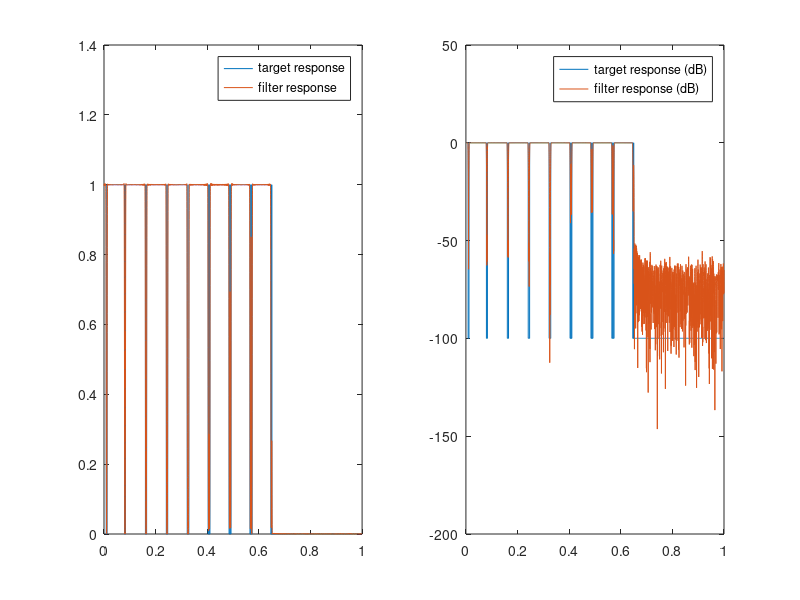

This chart was generated by the following MATLAB code:
pkg load signal;

fsample = 48000;
%fsample = 24000;

%notches = [15600/4,15600/2,15600];
cutoff = [15600,15600];
cutoff_norm = cutoff/(fsample/2);
%notches = load('notches');
%notches = notches.freqs;
notches = []
linepal = 312*49.86;
linentsc = 262*59.92;
for i=1:8
  notches(end+1) = i*linepal/8;
  notches(end+1) = i*linentsc/8;
end
notches(end+1) = linepal/64;
notches(end+1) = linentsc/64;
notches = notches(notches<cutoff(2));
notches_norm = notches/(fsample/2);

steps = 10000;

l=0;
%thr = 0.0008;
thr = 0.0016;
%thr = 0.0032;
for i = 0.0:1.0/steps:1.0
  l=l+1;
  pos(l) = i;
  val = min(((i-notches_norm).^2).^0.5);
  if val>thr
    func(l)=  1.0;
  else
    func(l) = 0.0;
  endif
  if i>cutoff_norm(2)
    func(l) = 0;
    continue;
  endif
  if i>cutoff_norm(1)
    cutoff_normd = cutoff_norm(2)-cutoff_norm(1);
    func(l) = (cutoff_norm(2)-i)/cutoff_normd;
  endif
end

fil_len = 2031;
fil = fir2(fil_len,pos,func);

bits = 16;
range = (2^bits-2)/2;
fil = round(fil*range)/range;

[h,w] = freqz(fil,1,10000);

f = pos;
m = func;

figure();
subplot(121);
plot(f,m,';target response;',w/pi,abs(h),';filter response;');
subplot(122);
plot(f,20*log10(m+1e-5),';target response (dB);',...
      w/pi,20*log10(abs(h)),';filter response (dB);');
